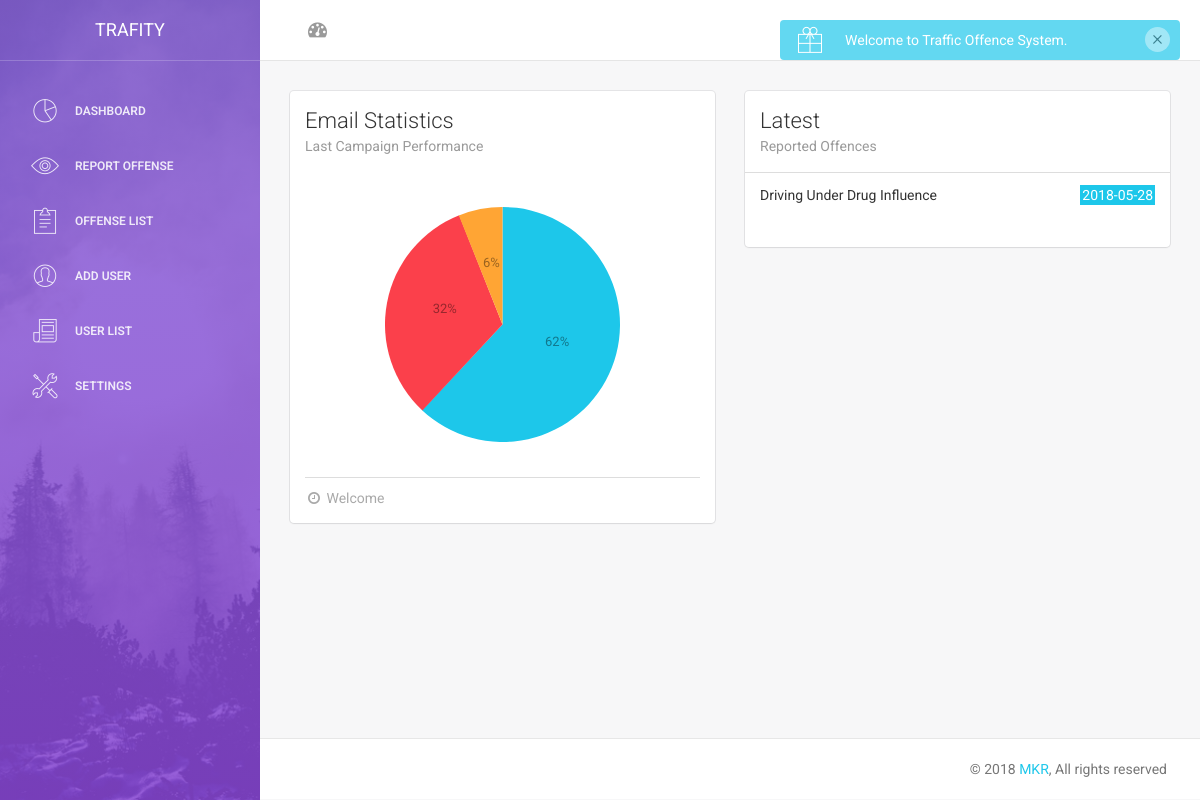
The app's page /index.php (signed in) with its own data.
### tables this page shows
CREATE TABLE IF NOT EXISTS `site_settings` (
  `id` int(11) NOT NULL,
  `site_name` varchar(300) NOT NULL,
  `site_desc` varchar(2000) NOT NULL,
  `email` varchar(300) NOT NULL,
  `phone` varchar(300) NOT NULL,
  `address` varchar(500) NOT NULL,
  `city` varchar(300) NOT NULL,
  `country` varchar(300) NOT NULL
);

CREATE TABLE IF NOT EXISTS `reported_offence` (
  `id` int(11) NOT NULL,
  `offence_id` varchar(200) NOT NULL,
  `vehicle_no` varchar(200) NOT NULL,
  `driver_license` varchar(300) NOT NULL,
  `name` varchar(500) NOT NULL,
  `address` varchar(1000) NOT NULL,
  `gender` varchar(300) NOT NULL,
  `officer_reporting` varchar(500) NOT NULL,
  `offence` varchar(1000) NOT NULL,
  `date` date NOT NULL
);

### index.php (the view)
<?php include "sidebar.php" ?>
        <div class="content">
            <div class="container-fluid">
                <div class="row">
					<div class="col-md-6">
                        <div class="card">
                            <div class="header">
                                <h4 class="title">Email Statistics</h4>
                                <p class="category">Last Campaign Performance</p>
                            </div>
                            <div class="content">
                                <div id="chartPreferences" class="ct-chart ct-perfect-fourth"></div>
                                <div class="footer">
                                    <hr>
                                    <div class="stats">
                                        <i class="fa fa-clock-o"></i> Welcome
                                    </div>
                                </div>
                            </div>
                        </div>
                    </div>
                               <div class="col-md-6">
                        <div class="card ">
                            <div class="header">
                                <h4 class="title">Latest</h4>
                                <p class="category">Reported Offences</p>
                            </div>
                            <div class="content">
                                <div class="table-full-width">
                                    <table class="table">
                                        <tbody>
<?php
	$result = $db->prepare("SELECT * FROM reported_offence ORDER BY id DESC limit 5");
	$result->execute();
	for($i=0; $row = $result->fetch(); $i++){
?>
										   <tr>
                                                <td><?php echo $row['offence']; ?></td>
                                                <td class="td-actions text-right">
                                                  <span style="padding:2px; background-color:#1DC7EA; color:#FFF;">  <?php echo $row['date']; ?> </span>
                                                </td>
                                            </tr>
	<?php } ?>
                                          </tbody>
                                    </table>
                                </div>
                            </div>
                        </div>
                    </div>
                </div>
            </div>
        </div>
<?php include "footer.php"?>

### sidebar.php (shortened to what this page needs)
<?php
include('connect.php');
?>
<!doctype html>
<html lang="en">
<head>
<?php
	$result = $db->prepare("SELECT * FROM site_settings WHERE id=1");
	$result->execute();
	for($i=0; $row = $result->fetch(); $i++){
?>
    <link href="assets/css/bootstrap.min.css" rel="stylesheet" />
    <link href="assets/css/animate.min.css" rel="stylesheet"/>
    <link href="assets/css/light-bootstrap-dashboard.css?v=1.4.0" rel="stylesheet"/>
    <link href="assets/css/demo.css" rel="stylesheet" />
    <link href="http://maxcdn.bootstrapcdn.com/font-awesome/4.2.0/css/font-awesome.min.css" rel="stylesheet">
    <link href="assets/css/pe-icon-7-stroke.css" rel="stylesheet" />
</head>
<body>
<div class="wrapper">
    <div class="sidebar" data-color="purple" data-image="assets/img/sidebar-5.jpg">
    	<div class="sidebar-wrapper">
            <div class="logo">
                <a href="#" class="simple-text">
                    <?php echo $row['site_name']; ?>
                </a>
            </div>
<?php }?>
<?php
$position=$_SESSION['SESS_LAST_NAME'];
?>
<?php
if($position=='admin') {
?>
	  <ul class="nav">
                <li class="">
                    <a href="index.php">
                        <i class="pe-7s-graph"></i>
                        <p>Dashboard</p>
                    </a>
                </li>
				 <li>
                    <a href="report-offence.php">
                        <i class="pe-7s-look"></i>
                        <p>Report Offense</p>
                    </a>
                </li>
               <li>
                    <a href="view-offence.php">
                        <i class="pe-7s-note2"></i>
                        <p>Offense List</p>
                    </a>
                </li>
				<li>
                    <a href="add-user.php">
                        <i class="pe-7s-user"></i>
                        <p>Add User</p>
                    </a>
                </li>
                <li>
                    <a href="view-users.php">
                        <i class="pe-7s-news-paper"></i>
                        <p>User List</p>
                    </a>
                </li>
               <li>
                    <a href="site-settings.php">
                        <i class="pe-7s-tools"></i>
                        <p>Settings</p>
                    </a>
                </li>
			 </ul>
			 <?php
}
?>
    	</div>
    </div>
	 <div class="main-panel">
		<nav class="navbar navbar-default navbar-fixed">
            <div class="container-fluid">
                <div class="collapse navbar-collapse">
                    <ul class="nav navbar-nav navbar-left">
                        <li>
                            <a href="index.php" class="dropdown-toggle" data-toggle="dropdown">
                                <i class="fa fa-dashboard"></i>
                            </a>
                        </li>
                    </ul>
                    <ul class="nav navbar-nav navbar-right">
                        <li>
                           <a href="user.php">
                               <p>My Account</p>
                            </a>
                        </li>
                        <li>
                            <a href="logout.php">
                                <p>Log out</p>
                            </a>
                        </li>
                    </ul>
                </div>
            </div>
        </nav>

### records on screen
site_settings: site_name "TRAFITY"
reported_offence: offence "Driving Under Drug Influence", date "2018-05-28"
